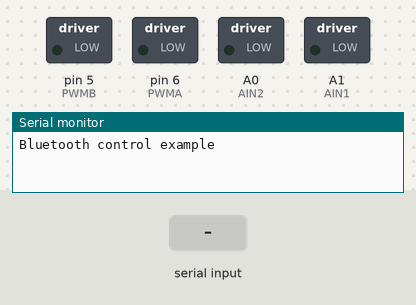
The sketch below on a simulated Arduino Uno, built with avr-gcc and run on an emulated ATmega328P. On the bench: switched loads named in the sketch (green lamp = pin HIGH), the last lines printed to the serial monitor. The test bench sets the inputs (shaded band).

Above: at 1.2 s.
1.3 s: "Forward" received over the second serial link
At 2.5 s:
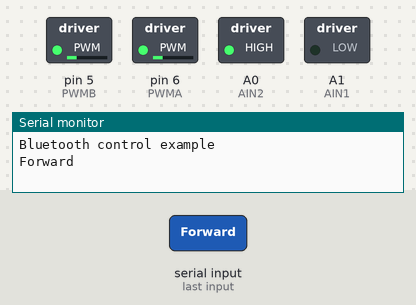
2.8 s: "Backward" received over the second serial link
At 3.7 s:
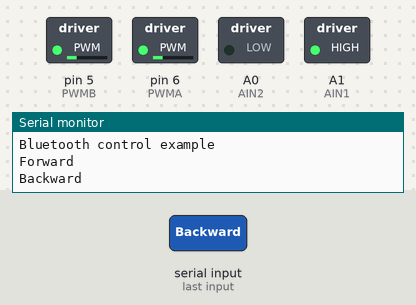
4.3 s: "Left" received over the second serial link
At 5.5 s:
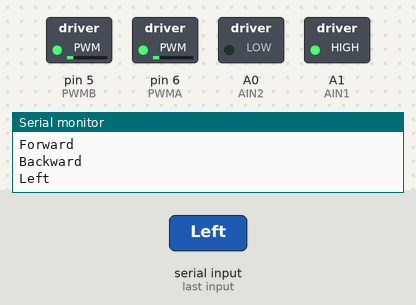
5.8 s: "Right" received over the second serial link
At 6.9 s:
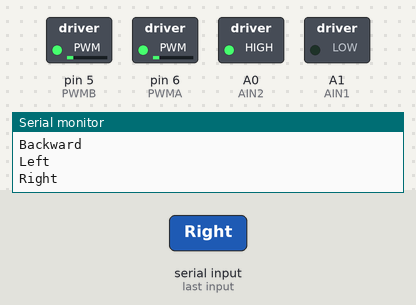
Timing chart, 0 to 8.3 s (numbered marks = the images above; inputs shaded):
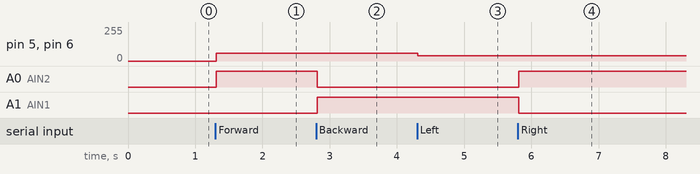

Measured:
- after the input at 1.3 s, pin 5 (PWMB), pin 6 (PWMA): 0/255 → 60/255 at once; A0 (AIN2): LOW → HIGH at once
- after the input at 2.8 s, A0 (AIN2): HIGH → LOW at once; A1 (AIN1): LOW → HIGH at once
- after the input at 4.3 s, pin 5 (PWMB), pin 6 (PWMA): 60/255 → 40/255 at once
- after the input at 5.8 s, A0 (AIN2): LOW → HIGH at once; A1 (AIN1): HIGH → LOW at once

The sketch:

BTControl.ino
```cpp
#include <SoftwareSerial.h>

SoftwareSerial mySerial(10, 11); // RX, TX

#define PWMA   6           //Left Motor Speed pin (ENA)
#define AIN2   A0          //Motor-L forward (IN2).
#define AIN1   A1          //Motor-L backward (IN1)
#define PWMB   5           //Right Motor Speed pin (ENB)
#define BIN1   A2          //Motor-R forward (IN3)
#define BIN2   A3          //Motor-R backward (IN4)
#define PIN 7

String comdata = "";
int Speed = 60;
uint16_t i, j;
unsigned long lasttime = 0;

void forward();
void backward();
void right();
void left();
void stop();

void setup() {
  // put your setup code here, to run once:
  Serial.begin(115200);
  mySerial.begin(115200);

  pinMode(PWMA,OUTPUT);
  pinMode(AIN2,OUTPUT);
  pinMode(AIN1,OUTPUT);
  pinMode(PWMB,OUTPUT);
  pinMode(AIN1,OUTPUT);
  pinMode(AIN2,OUTPUT);

  Serial.println("Bluetooth control example");
  stop();
}

void loop() {
  // put your main code here, to run repeatedly:
  while (mySerial.available() > 0)
  {
    comdata += char(mySerial.read());
    delay(2);
  }
  if (comdata.length() > 0)
  {
    Serial.println(comdata);
    comdata.trim();
    const char* command = comdata.c_str();

    if(comdata == "Forward")          //Forward
    {
      forward();
    }
    else if(strcmp(command,"Backward") == 0)    //Backward
    {
      backward();
    }
    else if(strcmp(command,"Left") == 0)        //Left
    {
      left();
    }
    else if(strcmp(command,"Right") == 0)       //Right
    {
      right();
    }
    else if(strcmp(command,"Stop") == 0)        //Stop
    {
      stop();
    }
    else if(strcmp(command,"Low") == 0)
    {                                           //Low
      Speed = 40;
    }
    else if(strcmp(command,"Medium") == 0)
    {                                           //Medium
      Speed = 60;
    }
    else if(strcmp(command,"High") == 0)
    {                                           //High
      Speed = 75;
    }
    comdata = "";
  }
}

void forward()
{
  analogWrite(PWMA,Speed);
  analogWrite(PWMB,Speed);
  digitalWrite(AIN1,LOW);
  digitalWrite(AIN2,HIGH);
  digitalWrite(BIN1,LOW);
  digitalWrite(BIN2,HIGH);
}

void backward()
{
  analogWrite(PWMA,Speed);
  analogWrite(PWMB,Speed);
  digitalWrite(AIN1,HIGH);
  digitalWrite(AIN2,LOW);
  digitalWrite(BIN1,HIGH);
  digitalWrite(BIN2,LOW);
}

void right()
{
  analogWrite(PWMA,40);
  analogWrite(PWMB,40);
  digitalWrite(AIN1,LOW);
  digitalWrite(AIN2,HIGH);
  digitalWrite(BIN1,HIGH);
  digitalWrite(BIN2,LOW);
}

void left()
{
  analogWrite(PWMA,40);
  analogWrite(PWMB,40);
  digitalWrite(AIN1,HIGH);
  digitalWrite(AIN2,LOW);
  digitalWrite(BIN1,LOW);
  digitalWrite(BIN2,HIGH);
}

void stop()
{
  analogWrite(PWMA,0);
  analogWrite(PWMB,0);
  digitalWrite(AIN1,LOW);
  digitalWrite(AIN2,LOW);
  digitalWrite(BIN1,LOW);
  digitalWrite(BIN2,LOW);
}
```
